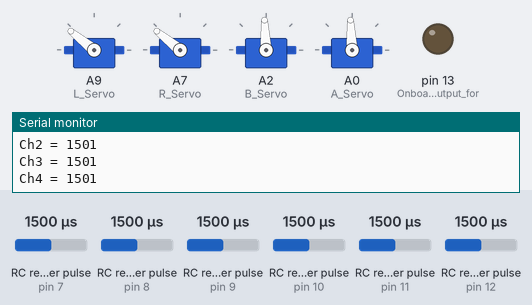
A sketch run on a simulated Arduino Mega 2560, built with avr-gcc and run on an emulated ATmega2560. Parts: 4 × servo, output pins drawn as LEDs (lit = HIGH), the last lines printed to the serial monitor. Wiring (inferred from the names in the program): 6 × RC receiver channel: data pin 7 / data pin 8 / data pin 9 / data pin 10 / data pin 11 / data pin 12. Inputs (shaded band) come from the test bench; at power-on: RC receiver pulse (sensors on pin 8, pin 7, pin 9, pin 10, pin 11, pin 12) 1500 µs.

Above: at 3.08 s.
3.3 s: RC receiver pulse (sensor on pin 8) set to 1585 µs
6.3 s: RC receiver pulse (sensor on pin 8) set to 1615 µs
At 7.5 s:
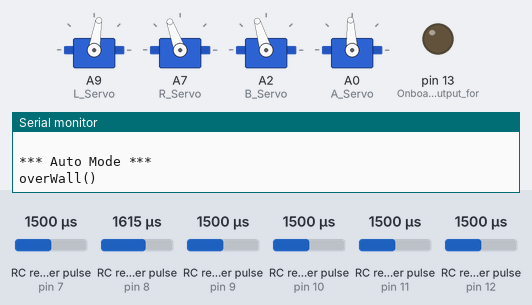
At 14.5 s:
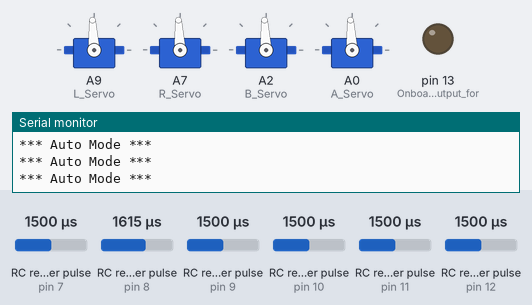
Timing chart, 0 to 15.4 s (numbered marks = the images above; inputs shaded):
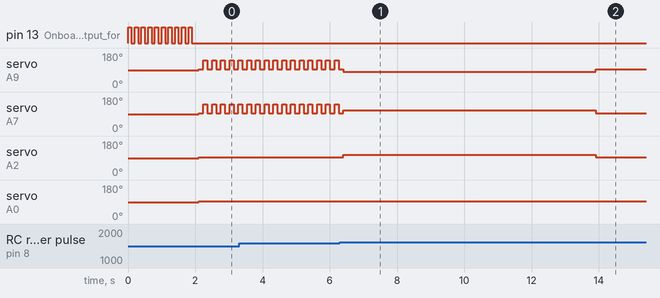

Measured:
- the behaviour switches between 1599 and 1600 µs on RC receiver pulse (sensor on pin 8) (found by bisection; images 0 and 1)
- after the input at 6.3 s, servo on A2 (B_Servo): 93° → 107° after 0.10 s, → 93° 7.5 s later

The sketch:

rc_control_3_motors.ino
```cpp
/*
  Testing RC Connection
  4/12/15 by Brian Patton
  Captures the Pulse signal from a RC controller
  Feel free to do whatever you want with this code example
*/
#include <Servo.h>

// sensor in the left
#define trigPinL 6
#define echoPinL 5

// sensor in the right
#define trigPinR 4
#define echoPinR 3

// sensor in the front
#define trigPinF 2
#define echoPinF 1

// Create Variables to hold the Receiver signals
int Ch1, Ch2, Ch3, Ch4, Ch5, Ch6;
int Lwheel, Rwheel, Bwheel, Aservo;

// Create Servo Objects as defined in the Servo.h files
Servo L_Servo; // Servo DC Motor Driver (Designed for RC cars)
Servo R_Servo; // Servo DC Motor Driver (Designed for RC cars)
Servo B_Servo; // back motors
Servo A_Servo; // arm servo

// setup for the light sensors
const int tolerance = 150; // the tolerance between light values
const long distTolerance = 5.0; // tolerance between dist sensors
long error = 0.0; // error between sensors

const int lightL = A3;  // Analog input pin that the LEFT light pin is connected to
const int lightR = A4; // Analog input pin that the RIGHT light pin is connected to
const int distLight = A5;

int lightValueR; //will track the light sensor values (right)
int lightValueL; //will track the light sensor values (left)
int lightDistance; // to determine if we need to stop

int RightSpeed = 1580; // speed to make it go straight
int LeftSpeed  = 1400; // speed to make it go straight

// booleans for checking run
boolean runWall = true;

//**************************************************************
//*****************  Setup  ************************************
//**************************************************************
void setup() {
  // Set the pins that the transmitter will be connected to all to input
  pinMode(12, INPUT); //I connected this to Chan1 of the Receiver
  pinMode(11, INPUT); //I connected this to Chan2 of the Receiver
  pinMode(10, INPUT); //I connected this to Chan3 of the Receiver
  pinMode(9, INPUT); //I connected this to Chan4 of the Receiver
  pinMode(8, INPUT); //I connected this to Chan5 of the Receiver
  pinMode(7, INPUT); //I connected this to Chan6 of the Receiver
  pinMode(13, OUTPUT); //Onboard LED to output for diagnostics

  // pins for distance sensors
  pinMode(trigPinL, OUTPUT); // left
  pinMode(echoPinL, INPUT); // left
  pinMode(trigPinR, OUTPUT); // right
  pinMode(echoPinR, INPUT); // right
  pinMode(trigPinF, OUTPUT); // front
  pinMode(echoPinF, INPUT); // front

  // Attach controllers that act like servos to the board
  L_Servo.attach(A9);
  R_Servo.attach(A7);
  B_Servo.attach(A2);
  A_Servo.attach(A0);

  //Flash the LED on and Off 10x Start
  for (int i = 0; i < 10; i++) {
    digitalWrite(13, HIGH);
    delay(100);
    digitalWrite(13, LOW);
    delay(100);
  }
  //Flash the LED on and Off 10x End
  Serial.begin(9600);
}

//********************** MixLimits() ***************************
//*******  Make sure values never exceed ranges  ***************
//******  For most all servos and like controlers  *************
//****   control must fall between 1000uS and 2000uS  **********
//**************************************************************
void SetLimits() {
  if (Lwheel < 1000) {// Can be set to a value you don't wish to exceed
    Lwheel = 1000;    // to adjust maximums for your own robot
  }
  if (Lwheel > 2000) {// Can be set to a value you don't wish to exceed
    Lwheel = 2000;    // to adjust maximums for your own robot
  }

  if (Rwheel < 1000) {// Can be set to a value you don't wish to exceed
    Rwheel = 1000;    // to adjust maximums for your own robot
  }
  if (Rwheel > 2000) {// Can be set to a value you don't wish to exceed
    Rwheel = 2000;    // to adjust maximums for your own robot
  }

  if (Bwheel < 1000) {// Can be set to a value you don't wish to exceed
    Bwheel = 1000;    // to adjust maximums for your own robot
  }
  if (Bwheel > 2000) {// Can be set to a value you don't wish to exceed
    Bwheel = 2000;    // to adjust maximums for your own robot
  }

  if (Aservo < 1000) {// Can be set to a value you don't wish to exceed
    Aservo = 1000;    // to adjust maximums for your own robot
  }
  if (Aservo > 2000) {// Can be set to a value you don't wish to exceed
    Aservo = 2000;    // to adjust maximums for your own robot
  }
  L_Servo.writeMicroseconds(Lwheel);
  R_Servo.writeMicroseconds(Rwheel);
  B_Servo.writeMicroseconds(Bwheel);
  A_Servo.writeMicroseconds(Aservo);

  //  PrintWheelCalcs(); //REMEMBER: printing values slows reaction times
}
//*****************  PrintWheelCalcs()  ************************
//*******  Prints calculated wheel output values  **************
//**************************************************************
void PrintWheelCalcs() {
  //Serial.print("Left Wheel = ");
  //Serial.println(Lwheel);
  //Serial.print("Right Wheel = ");
  //Serial.println(Rwheel);
  //Serial.print("Back Wheel = ");
  //Serial.println(Bwheel);
  //Serial.print("Arm Motor = ");
  //Serial.println(Aservo);
  //Serial.println(" ");

}
//********************  TestWheels()  **************************
//*  Direct call to Servos to test wheel speed and direction  **
//**************************************************************
void TestWheels() {
  L_Servo.writeMicroseconds(1500); // 1000-2000, 1500 should be stop
  R_Servo.writeMicroseconds(1500); // 1000-2000, 1500 should be stop
  B_Servo.writeMicroseconds(1500); // 1000-2000, 1500 should be stop
  A_Servo.writeMicroseconds(1500); // 1000-2000, 1500 should be stop

}
//*******************  DriveServosRC()  ************************
//******  Use the value collected from Ch1 and Ch2  ************
//******  on a single stick to relatively calculate  ***********
//****  speed and direction of two servo driven wheels *********
//**************************************************************
void DriveServosRC()
{
  // edge case if remote is off
  if (Ch1 == 0 && Ch2 == 0)
  {
    Lwheel = 1500;
    Rwheel = 1500;
    Bwheel = 1500;
    Aservo = 1500;

    SetLimits();
  }
  else if (Ch2 <= 1500) {
    Lwheel = Ch1 -  Ch2 + 1500;
    Rwheel = Ch1 +  Ch2 - 1500;
    Bwheel = Ch3;
    Aservo = Ch4;

    SetLimits();
  }
  else if (Ch2 > 1500) {
    int Ch1_mod = map(Ch1, 1000, 2000, 2000, 1000); // Invert the Ch1 axis to keep the math similar
    Lwheel = Ch1_mod - Ch2 + 1500;
    Rwheel = Ch1_mod + Ch2 - 1500;
    Bwheel = Ch3;
    Aservo = Ch4;

    SetLimits();
  }
  else {
    Bwheel = Ch3;
    Aservo = Ch4;

    SetLimits();
  }
}
//**********************  PrintRC()  ***************************
//***  Simply print the collected RC values for diagnostics  ***
//**************************************************************
void PrintRC()
{ // print out the values you read in:
  Serial.print("Ch1 = ");
  Serial.println(Ch1);
  Serial.print("Ch2 = ");
  Serial.println(Ch2);
  Serial.print("Ch3 = ");
  Serial.println(Ch3);
  Serial.print("Ch4 = ");
  Serial.println(Ch4);
  Serial.print("Ch5 = ");
  Serial.println(Ch5);
  Serial.print("Ch6 = ");
  Serial.println(Ch6);
  Serial.println(" ");

  PrintWheelCalcs();
}
//**********************  AutoMode() ***************************
//*******************  Autonomous Mode  ************************
//**************************************************************
void AutoMode()
{
  if (runWall) {
    overWall();
    runWall = false;
  }
//  navigateChute();
//  findLight();
//  dropKush();

}
//************************  loop()  ****************************
//**********************  Main Loop  ***************************
//**************************************************************
void loop()
{
  Ch1 = pulseIn(12, HIGH, 21000); // Capture pulse width on Channel 1
  Ch2 = pulseIn(11, HIGH, 21000); // Capture pulse width on Channel 2
  Ch3 = pulseIn(10, HIGH, 21000);  // Capture pulse width on Channel 3, back wheel servo, >1500 forwards
  Ch4 = pulseIn(9, HIGH, 21000);  // Capture pulse width on Channel 4, arm servo
  // clamping ch 4 to slow down arm
  //  Ch4 = map(Ch4, 1000, 2000, 1250, 1750);
  Ch5 = pulseIn(8, HIGH, 21000); // Capture pulse width on Channel 5
  Ch6 = pulseIn(7, HIGH, 21000); // Capture pulse width on Channel 6

  // check if in autonomous mode, right switch in for off, out for on
  if (Ch5 > 1600) {
    Serial.print("*** Auto Mode ***");
    Serial.println(" ");
    AutoMode();
  }
  // if not, manual drive
  else {
    Serial.print("*** RC Mode ***");
    Serial.println(" ");
    //  TestWheels();
    runWall = true;
    DriveServosRC(); // Drive Motors under RC control
    PrintRC(); // Print Values for RC Mode Diagnostics
  }
}
```

dropKush.ino
```cpp
void dropKush() {
  Serial.print("dropKush()");
  Serial.println(" ");
}
```

findLight.ino
```cpp
void findLight() {
  Serial.print("findLight()");
  Serial.println(" ");

  lightValueR = analogRead(lightR); // reading right value
  lightValueL = analogRead(lightL); // reading left value
  lightDistance = analogRead(distLight);
  error = lightValueR - lightValueL; // finding the error between light values

  while (true) {
    while (lightValueR > 650 && lightValueL > 650) {
      R_Servo.writeMicroseconds(1375);
      L_Servo.writeMicroseconds(1400);

      delay(100);

      R_Servo.writeMicroseconds(1500);
      L_Servo.writeMicroseconds(1500);

      lightValueR = analogRead(lightR);
      lightValueL = analogRead(lightL);
      lightDistance = analogRead(distLight);
    }

    // returns when close to basket
    if (lightDistance < 100) {
      R_Servo.writeMicroseconds(1500);
      L_Servo.writeMicroseconds(1500);
      return;
    }

    // turn RIGHT
    if (error < -tolerance) {
//      RightSpeed = RightSpeed + 15;
//      LeftSpeed = LeftSpeed - 10;
      R_Servo.writeMicroseconds(1320);
      L_Servo.writeMicroseconds(1360);
      //    R_Servo.writeMicroseconds(RightSpeed);
      //    L_Servo.writeMicroseconds(LeftSpeed);

      delay(10);

      R_Servo.writeMicroseconds(1500);
      L_Servo.writeMicroseconds(1500);
    }

    // turn LEFT
    else if (error > tolerance) {
//      LeftSpeed = LeftSpeed - 10;

      //    R_Servo.writeMicroseconds(RightSpeed);
      //    L_Servo.writeMicroseconds(LeftSpeed);
      R_Servo.writeMicroseconds(1570);
      L_Servo.writeMicroseconds(1570);

      delay(10);

      R_Servo.writeMicroseconds(1500);
      L_Servo.writeMicroseconds(1500);

    }

    // Drive forward
    else {
      while (abs(error) < tolerance) {
        if (lightDistance < 100) {
          R_Servo.writeMicroseconds(1500);
          L_Servo.writeMicroseconds(1500);
          return;
        }

        R_Servo.writeMicroseconds(RightSpeed);
        L_Servo.writeMicroseconds(LeftSpeed);

        lightValueR = analogRead(lightR);
        lightValueL = analogRead(lightL);
        lightDistance = analogRead(distLight);
        error = lightValueR - lightValueL;

        delay(50);
      }
    }
  }
}
```

navigateChute.ino
```cpp
void navigateChute() {
  Serial.print("navigateChute()");
  Serial.println(" ");

  while (true) {
    // speed constants to drive forward in a straight line
    int RightSpeed = 1580; // was 1580
    int LeftSpeed  = 1400;

    long durationL, distanceL, durationR, distanceR, durationF, distanceF;

    digitalWrite(trigPinL, LOW);
    delayMicroseconds(2);
    digitalWrite(trigPinL, HIGH);
    //  delayMicroseconds(1000); - Removed this line
    delayMicroseconds(10);
    digitalWrite(trigPinL, LOW);
    durationL = pulseIn(echoPinL, HIGH);
    distanceL = (durationL / 2.0) / 29.1;

    digitalWrite(trigPinR, LOW);
    delayMicroseconds(2);
    digitalWrite(trigPinR, HIGH);
    //  delayMicroseconds(1000); - Removed this line
    delayMicroseconds(10);
    digitalWrite(trigPinR, LOW);
    durationR = pulseIn(echoPinR, HIGH);
    distanceR = (durationR / 2.0) / 29.1;

    //  Serial.print("Distance on left sensor: ");
    //    Serial.println(distanceL);
    //    Serial.print("Distance on right sensor: ");
    //    Serial.println(distanceR);
    //    Serial.println("");
    //

    //    digitalWrite(trigPinF, LOW);  // Added this line
    //  delayMicroseconds(2); // Added this line
    //  digitalWrite(trigPinF, HIGH);
    ////  delayMicroseconds(1000); - Removed this line
    //  delayMicroseconds(10); // Added this line
    //  digitalWrite(trigPinF, LOW);
    //  durationF = pulseIn(echoPinF, HIGH);
    //  distanceF = (durationF/2) / 29.1;

    // if distance is too close or too far, stop completely
    if (distanceL >= 200 || distanceL <= 0) {
      Serial.println("Left sensor Out of range");
      R_Servo.writeMicroseconds(1500);
      L_Servo.writeMicroseconds(1500);
      return;
    }
    else {
      Serial.print("Distance on left sensor: ");
      Serial.print(distanceL);
      Serial.println(" cm");
    }
    if (distanceR >= 200 || distanceR <= 0) {
      Serial.println("Right sensor Out of range");
      R_Servo.writeMicroseconds(1500);
      L_Servo.writeMicroseconds(1500);
      return;
    }
    else {
      Serial.print("Distance on right sensor: ");
      Serial.print(distanceR);
      Serial.println(" cm");
    }

    // calculate error between two distance readings
    // want them to be separated by specified tolerance
    error = distanceL - distanceR;

    // turn left if more space on left side
    if (error > distTolerance) {
      Serial.println("turning left");

      // move forward a little first
      R_Servo.writeMicroseconds(1710); // 1660 original  // 1710 is faster, but also works!!!
      L_Servo.writeMicroseconds(1350); // 1400 original  // 1350 is faster, but also works!!!
      delay(10);

      R_Servo.writeMicroseconds(1695);
      L_Servo.writeMicroseconds(1430);
      delay(10);
    }

    // turn right if more space on right side
    else if (error < -distTolerance) {
      Serial.println("turning right");

      // move forward a little first
      R_Servo.writeMicroseconds(1710); // 1660 original  // 1710 is faster, but also works!!!
      L_Servo.writeMicroseconds(1350); // 1400 original  // 1350 is faster, but also works!!!
      delay(10);

      R_Servo.writeMicroseconds(1600);
      L_Servo.writeMicroseconds(1300);
      delay(10);
    }

    // if within tolerance, continue driving straight
    else {
      while (abs(error) < distTolerance) {
        R_Servo.writeMicroseconds(1680);
        L_Servo.writeMicroseconds(1380);
        delay(100);

        digitalWrite(trigPinL, LOW);
        delayMicroseconds(2);
        digitalWrite(trigPinL, HIGH);
        //  delayMicroseconds(1000); - Removed this line
        delayMicroseconds(10);
        digitalWrite(trigPinL, LOW);
        durationL = pulseIn(echoPinL, HIGH);
        distanceL = (durationL / 2.0) / 29.1;

        digitalWrite(trigPinR, LOW);
        delayMicroseconds(2);
        digitalWrite(trigPinR, HIGH);
        //  delayMicroseconds(1000); - Removed this line
        delayMicroseconds(10);
        digitalWrite(trigPinR, LOW);
        durationR = pulseIn(echoPinR, HIGH);
        distanceR = (durationR / 2.0) / 29.1;

        error = distanceL - distanceR;

        Serial.println("in while loop, within tolerance");
        Serial.print("error: ");
        Serial.println(error);
        Serial.print("distanceL: ");
        Serial.println(distanceL);
      }
    }
  }
}
```

overWall.ino
```cpp
void overWall() {
  Serial.print("overWall()");
  Serial.println(" ");

  int LeftSpeed  = 1380;
  int RightSpeed = 1680;
  int BackSpeed = 1650;

  L_Servo.writeMicroseconds(LeftSpeed);
  R_Servo.writeMicroseconds(RightSpeed);
  B_Servo.writeMicroseconds(BackSpeed);

  delay(7500);

  L_Servo.writeMicroseconds(1500);
  R_Servo.writeMicroseconds(1500);
  B_Servo.writeMicroseconds(1500);
}
```
